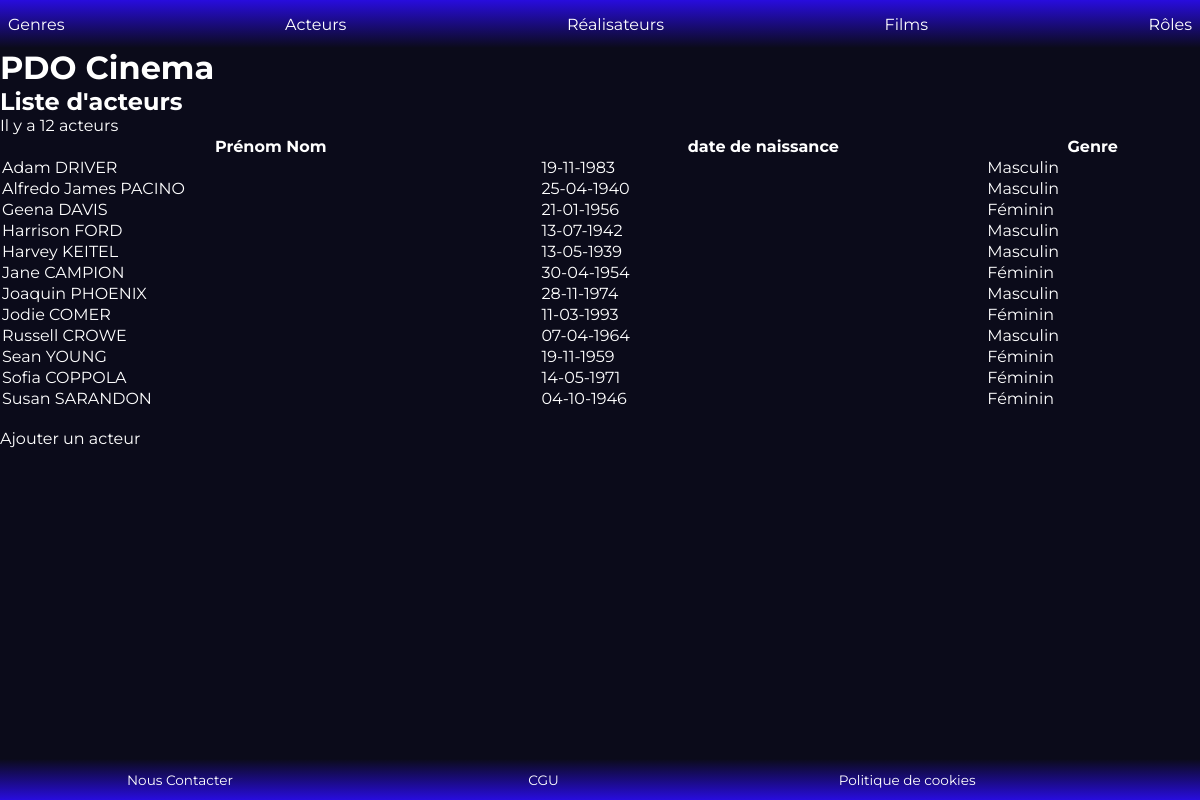
The page /index.php?action=listActeurs on the database its author committed.
### tables this page shows
CREATE TABLE IF NOT EXISTS `acteur` (
  `id_acteur` int NOT NULL AUTO_INCREMENT,
  `id_personne` int NOT NULL,
  PRIMARY KEY (`id_acteur`),
  UNIQUE KEY `id_personne` (`id_personne`),
  CONSTRAINT `acteur_ibfk_1` FOREIGN KEY (`id_personne`) REFERENCES `personne` (`id_personne`)
);

CREATE TABLE IF NOT EXISTS `personne` (
  `id_personne` int NOT NULL AUTO_INCREMENT,
  `prenom_personne` varchar(50) NOT NULL,
  `nom_personne` varchar(50) NOT NULL,
  `sexe_personne` varchar(50) NOT NULL,
  `date_naissance_personne` date NOT NULL,
  `pays_naissance` varchar(100) DEFAULT NULL,
  `lieu_habitation` varchar(100) DEFAULT NULL,
  `informations_personnelles` TEXT NOT NULL,
  PRIMARY KEY (`id_personne`)
);

### controller/ActeurController.php (called while the page is built, shortened)
<?php
class ActeurController {
    public function listActeurs() {
        $pdo = Connect::seConnecter();
        $requete = $pdo->query("
            SELECT DATE_FORMAT(date_naissance_personne, '%d-%m-%Y') AS date_naissance, sexe_personne, id_acteur, CONCAT(personne.prenom_personne, ' ', personne.nom_personne) AS acteur_actrice
            FROM personne
            INNER JOIN acteur ON personne.id_personne = acteur.id_personne
            ORDER BY acteur_actrice ASC
        ");
        require "view/acteurs/listActeurs.php";
    }
}

### view/acteurs/listActeurs.php (the view, shortened to what this page needs)
<p> Il y a <?= $requete->rowCount() ?> acteurs </p>
<table>
    <thead>
        <tr>
            <th>Prénom Nom</th>
            <th>date de naissance</th>
            <th>Genre</th>
        </tr>
    </thead>
    <tbody>
        <?php
    foreach($requete->fetchAll() as $acteur) { ?>
        <tr>
            <td><a href="index.php?action=detailActeur&id=<?=$acteur['id_acteur']?>"> <?= $acteur["acteur_actrice"] ?> </a></td>
            <td><?= $acteur["date_naissance"] ?></td>
            <td><?= $acteur["sexe_personne"] ?></td>
        </tr>
        <?php } ?>
    </tbody>
</table>
<br>
<a href="index.php?action=ajouterActeur">Ajouter un acteur</a>
<?php
require "view/template.php";

### public/css/styles.css (style rules this page uses)
:root { --body-color: rgba(11, 11, 26, 1); --body-font: "Montserrat", sans-serif; --text-color:rgba(255, 255, 255, 1); --h1-font-size: 1.5rem; --h2-font-size: 1.25rem; --h3-font-size: 1rem; --normal-font-size: 0.938rem; --small-font-size: 0.850rem; }
* { box-sizing: border-box; padding: 0; margin: 0; }
a { text-decoration: none; color: var(--text-color); }

### rows shown on the page
acteur: acteur_actrice "Adam DRIVER", date_naissance "19-11-1983", id_personne.sexe_personne "Masculin"
acteur: acteur_actrice "Alfredo James PACINO", date_naissance "25-04-1940", id_personne.sexe_personne "Masculin"
acteur: acteur_actrice "Geena DAVIS", date_naissance "21-01-1956", id_personne.sexe_personne "Féminin"
acteur: acteur_actrice "Harrison FORD", date_naissance "13-07-1942", id_personne.sexe_personne "Masculin"
acteur: acteur_actrice "Harvey KEITEL", date_naissance "13-05-1939", id_personne.sexe_personne "Masculin"
acteur: acteur_actrice "Jane CAMPION", date_naissance "30-04-1954", id_personne.sexe_personne "Féminin"
acteur: acteur_actrice "Joaquin PHOENIX", date_naissance "28-11-1974", id_personne.sexe_personne "Masculin"
acteur: acteur_actrice "Jodie COMER", date_naissance "11-03-1993", id_personne.sexe_personne "Féminin"
acteur: acteur_actrice "Russell CROWE", date_naissance "07-04-1964", id_personne.sexe_personne "Masculin"
acteur: acteur_actrice "Sean YOUNG", date_naissance "19-11-1959", id_personne.sexe_personne "Féminin"
acteur: acteur_actrice "Sofia COPPOLA", date_naissance "14-05-1971", id_personne.sexe_personne "Féminin"
acteur: acteur_actrice "Susan SARANDON", date_naissance "04-10-1946", id_personne.sexe_personne "Féminin"

### other values the page prints
$titre_secondaire "Liste d'acteurs"
$requete->rowCount() "12"
